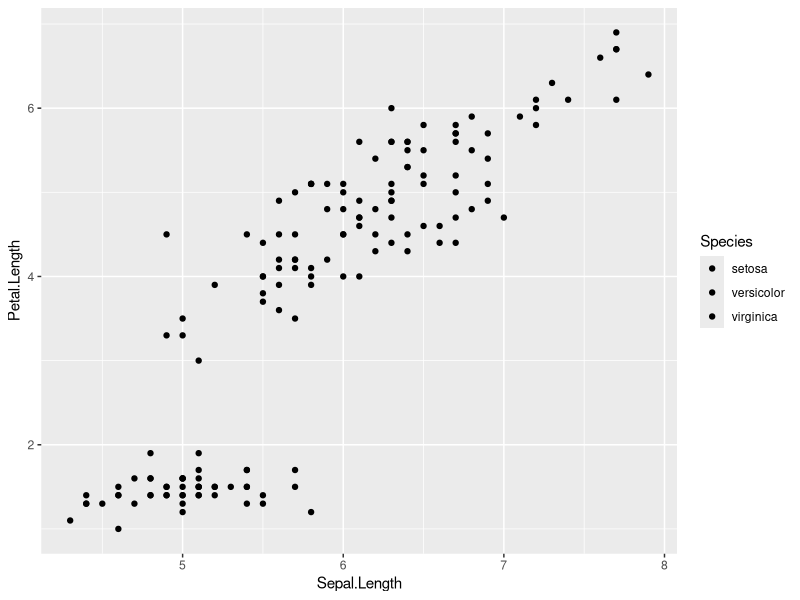
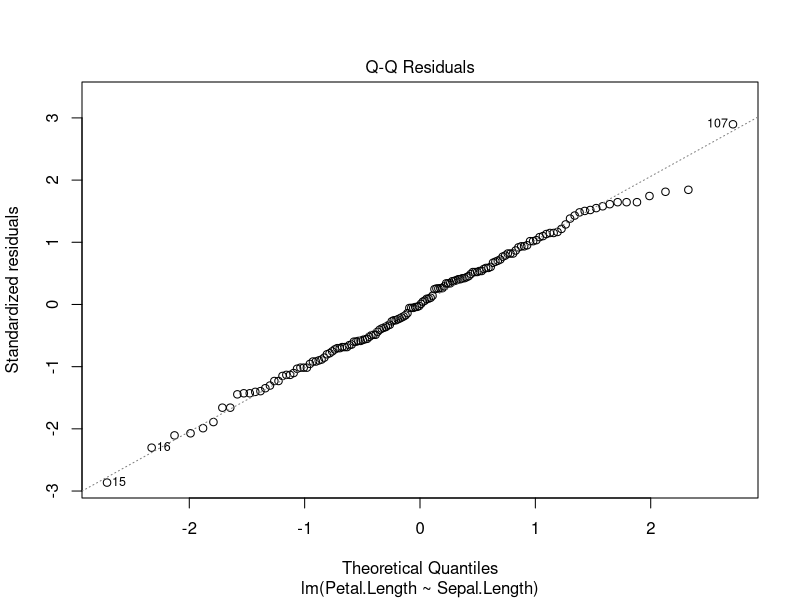
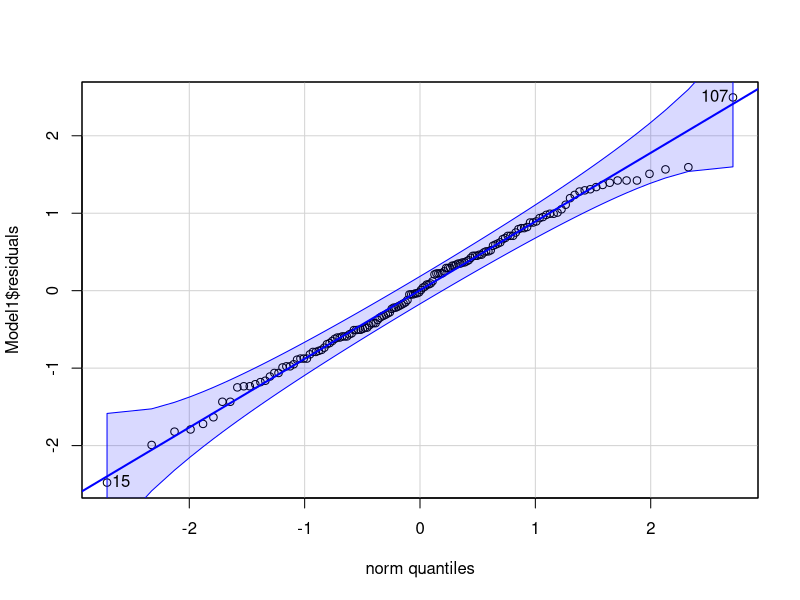
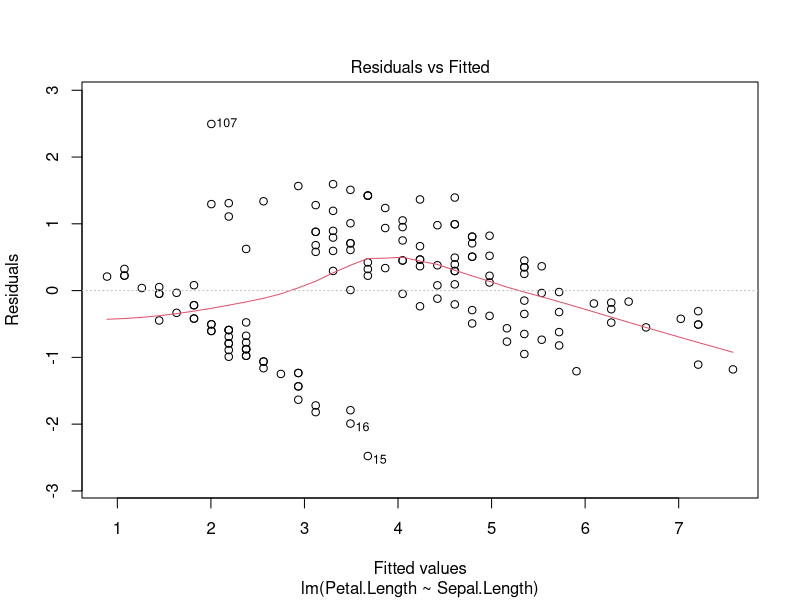
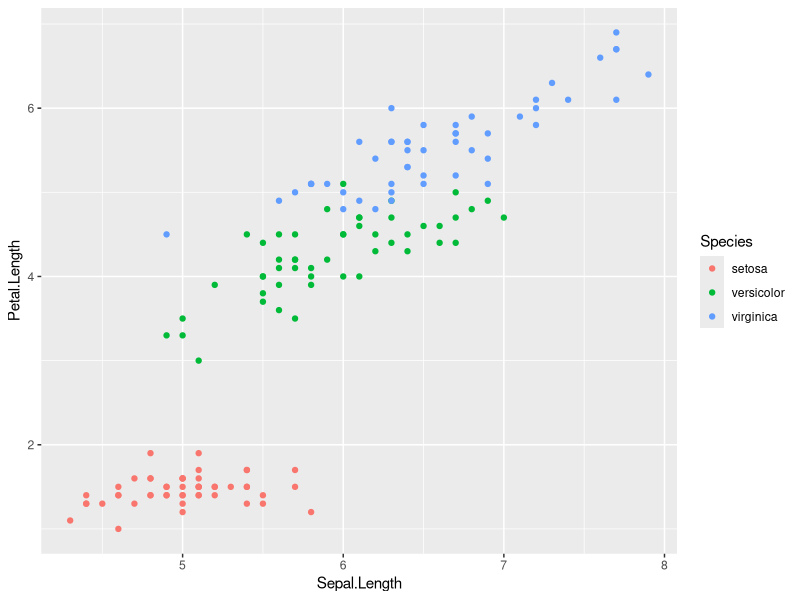
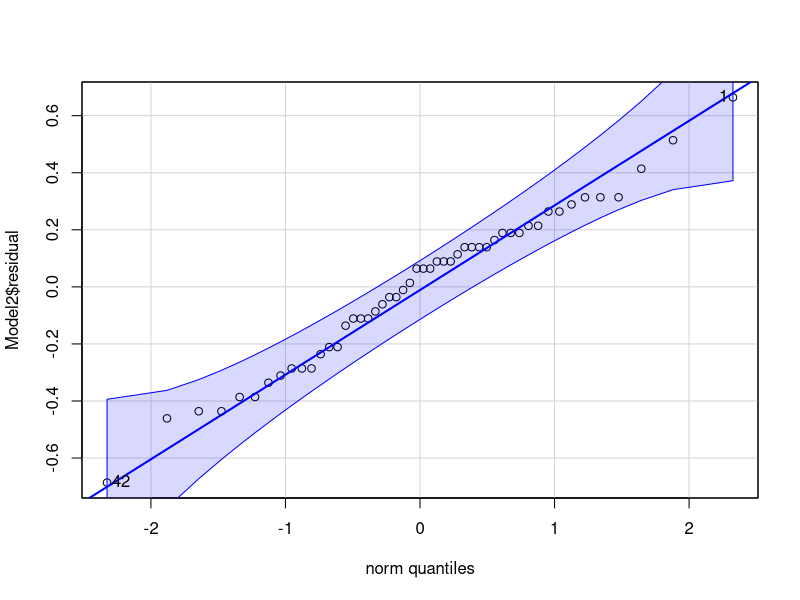
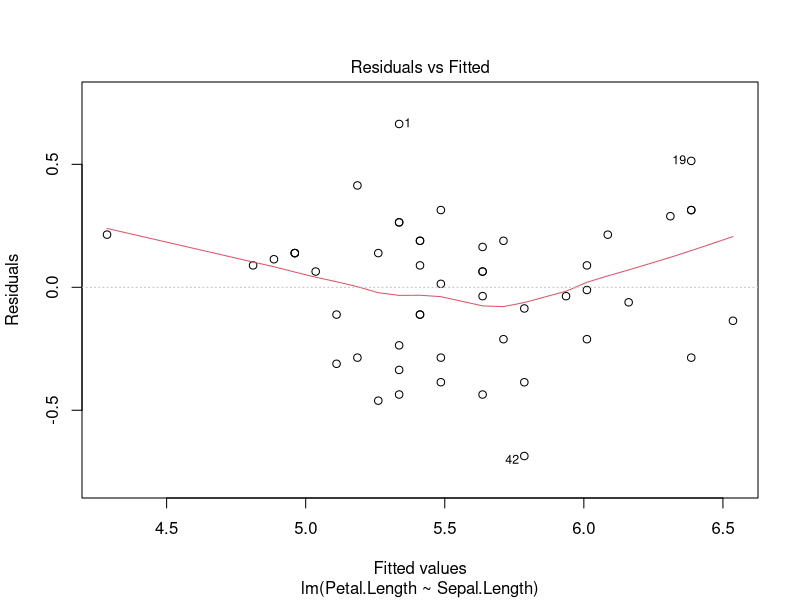
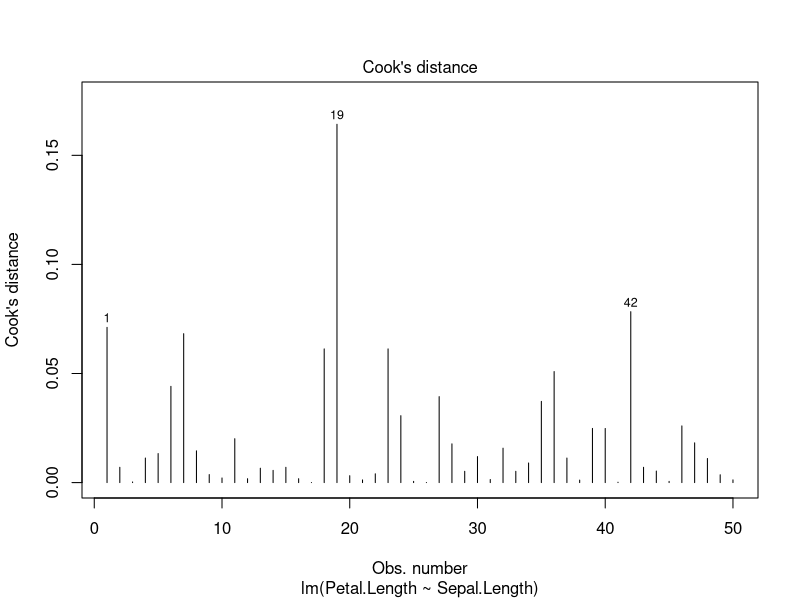

Recreate these plots in R, in order.
### Linear models for dummies

#The packages we need
library(ggplot2)
library(car)
library(dplyr)

#The datasets we need
iris <-iris # This is a built-in dataset that we'll use for our first model

setwd("C:/Users/535388/OneDrive - UMONS/R folders/Course-statitstics") #We'll pick our own dataset from here

read.csv("linear.csv", sep = ";")-> dataset #This will be used later

#We want to make a model describing the relationship between sepal and petal length
#First of all, let's take a look at the data using a good old ggplot:
ggplot(data = iris, aes(x = Sepal.Length,y=Petal.Length,fill=Species )) +
  geom_point()

#Now, let's make the model
Model1 <-lm(data=iris, Petal.Length~ Sepal.Length) # The formula is Y ~ X. Y is the response, X is the explanation.
Model1 # We have the slope and the intercept...but are they significant ?
summary(Model1) # summary is used to get a closer look at our model.

# Bam ! That's a lot of stuff ! Here is the explanation, line by line:

#Call: it's the formula of the model
#Residuals: the distribution of the residuals. It should be almost symmetrical around 0.
#Coefficients: Estimate =  the slope and the intercept, Std.error = errors for slope and intercept,
#t value = values used for significance test, Pr(>|t|) = p value, the result of the test
# ***, it's great ! We can reject H0 with an alpha error smaller than 0.1% for both parameters!
#Degrees of freedom and stuff: used to compute F
#R? and adjusted R?: how much variance do we explain ? 75% 
#Here is the F statistic and the result of the test. p is really small: our model is relevant !

#If you need to access some parts of the model, use $ to open it. 
Model1$residuals# Open the model and get the residuals
Model1$fitted.values# Get the Y values predicted by the model for each X value.
Model1$coefficients# Get the slope and the intercept

#It's all fun and games, but did you check the assumptions ? YOU HAVE TO

#Assumption n?1: residuals follow a normal distribution
#Method 1: Shapiro-Wilk test. H0 is normality of the data. 
shapiro.test(Model1$residuals)# p = 83%, we can't reject H0 using a 5% threshold. 
#Method 2: QQplot using plot()
plot(Model1, which = 2) # If the points are on the line or close to it, residuals distribution is normal.
#Method 3: QQplot using the car package
qqPlot(Model1$residuals,envelope = 0.95) #Here we have a 95% confidence envelope. All points are in.


#Assumption n?2: homoscedasticity (variance is homogenous across observations)
plot(Model1, which = 1)# If the relationship is linear, the red line should be flat (no trends).
# If the data is homoscedastic, the dispersion of residuals should be the same across the plot.

# Wait a minute, our dataset...it is heteroscedastic !
#Let's get back to our ggplot...
ggplot(data = iris, aes(x = Sepal.Length,y=Petal.Length,fill=Species )) +
  geom_point(aes(color = Species)) #Flowers were not independent! We have different species and  different variances !
#Here we go again, with Iris virginica only.
virginica=filter(iris, Species == "virginica")
Model2<- lm(data=virginica, Petal.Length~ Sepal.Length)
summary(Model2)#Note: the intercept is not different from 0 using a 5% threshold.
qqPlot(Model2$residual, envelope = 0.95)# OK
plot(Model2, which = 1)#Everything is ok ! Points 1, 9 and 42 are a bit far from the others.
plot(Model2, which = 4)#Let's check for outliers using Cook's distance. 
#For each observation, Cook's distance is proportional to sum(f(X)-f(X)'). 
#f(X) is the predicted value of Y in a model with all observations, f(X)' is the same without the observation we are looking at.
#Once again 1, 9 and 42 are a bit influential in our model. We could inspect them but removing them is dangerous without a good reason!

ggplot(data = virginica, aes(x = Sepal.Length,y=Petal.Length)) +
  geom_point()+
  geom_smooth(method='lm')



#Expanding LMs with polynomials and interactions 

#Exemple of polynomial LM
Model3 = lm(data=virginica, Petal.Length~ Sepal.Length+ I(Sepal.Length^2))# Use I() to add powers of X as new variables.
summary(Model3)# It is really a bad model.Even Sepal.Length is not significant anymore.
poly2.ortho <- poly(virginica$Sepal.Length, degree=2)#Let's make an orthognal polynomial to remove correlation between X and X?.
Model3 = lm(data=virginica, Petal.Length~ poly2.ortho)#Compute the model once again.
summary(Model3)# X is not affected by X? anymore.

#Exemple of a model with interactions.
Model4= lm(data=virginica, Petal.Length~ Sepal.Length+Sepal.Width+ Sepal.Length*Sepal.Width)
summary(Model4)# Not a good one.


